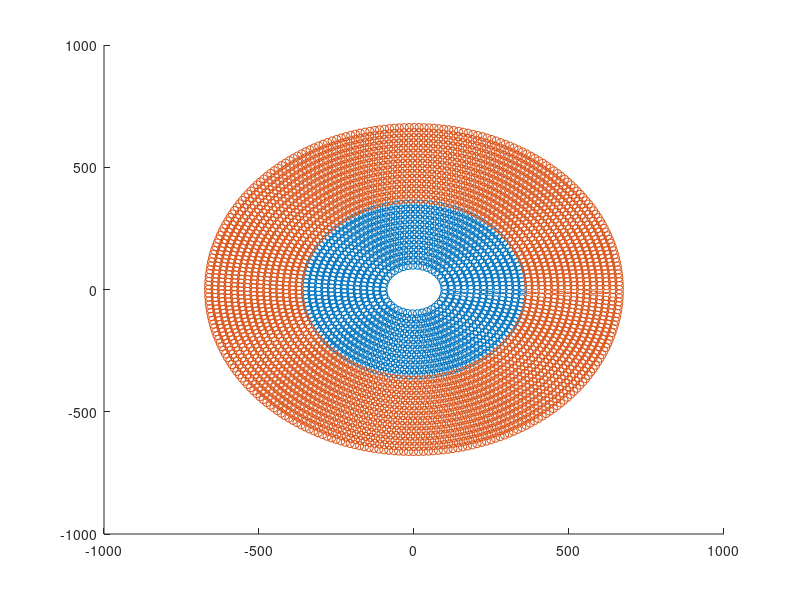

Here is the MATLAB script that generated this plot:
clc,clear,warning off;
X=[8,5.5645,2];
L2=X(2)/0.2671;
L1=X(1)*2;
n=floor(600/L2);
m=zeros(n,1);
for i=1:n
    m(i)=floor((100+(i-1)*L2)*2*pi/L1);
end
zb=[];
for i=1:n
    r=100+(i-1)*L2;
    sfi=L1/(100+(i-1)*L2);
    theta=asin(sfi);
    zb1=zeros(m(i),2);
    for j=1:m(i)
        zb1(j,1)=r*cos((j-1)*theta);
        zb1(j,2)=r*sin((j-1)*theta);
    end
    zb=[zb;zb1];
end
nzb1=zb(sqrt(zb(:,1).^2+zb(:,2).^2)<350,:);
nzb2=zb(sqrt(zb(:,1).^2+zb(:,2).^2)>=350,:);
scatter(nzb1(:,1),nzb1(:,2))
hold on
scatter(nzb2(:,1),nzb2(:,2))